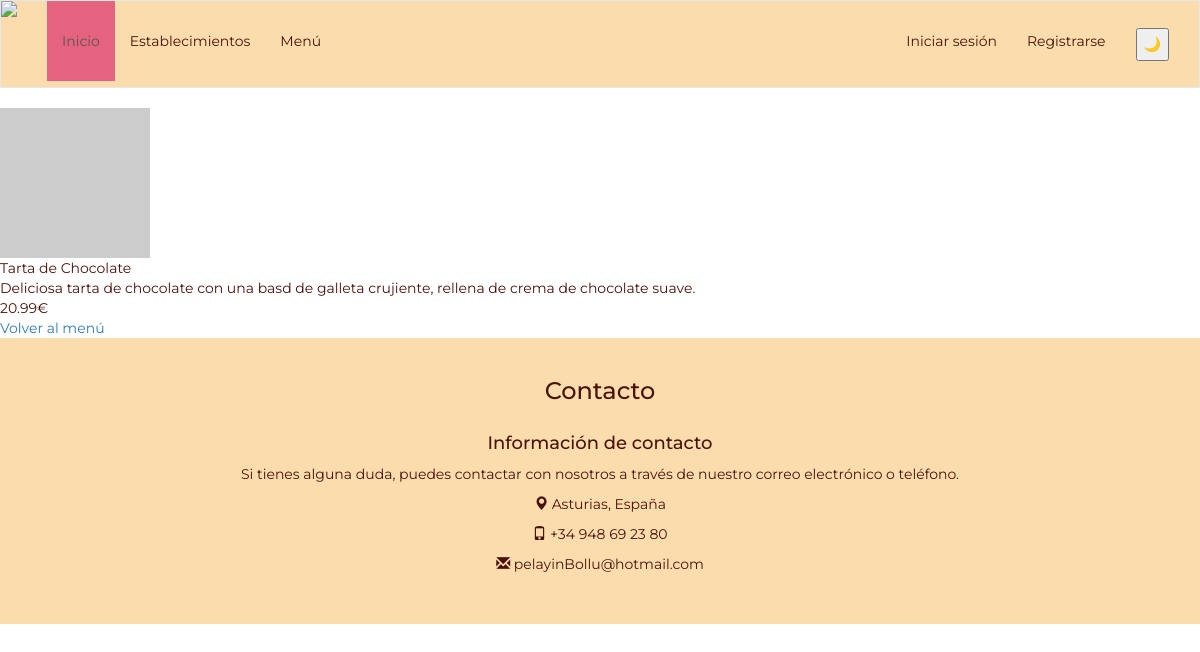
The page /pagina_destino.php?id=3 on the database its author committed.
### tables this page shows
CREATE TABLE `productos` (
  `id` int NOT NULL AUTO_INCREMENT,
  `nombre` varchar(45) DEFAULT NULL,
  `descripcion` varchar(255) DEFAULT NULL,
  `precio` decimal(4,2) DEFAULT NULL,
  `categorias_id` int NOT NULL,
  `imagen` longblob,
  PRIMARY KEY (`id`),
  KEY `fk_Productos_Categorias_idx` (`categorias_id`),
  CONSTRAINT `fk_Productos_Categorias` FOREIGN KEY (`categorias_id`) REFERENCES `categorias` (`id`)
);

### pagina_destino.php (the view, shortened to what this page needs)
<?php
include 'includes/templates/header.php';
$bd = conectarDB();
if (isset($_GET['id'])) {
    $idProducto = $_GET['id'];
    $consulta = $bd->prepare("SELECT id, nombre, descripcion, precio, imagen FROM productos WHERE id = ?");
    $consulta->bind_param("i", $idProducto);
    $consulta->execute();
    $resultado = $consulta->get_result();
    $producto = $resultado->fetch_assoc();
    if ($producto) {
        ?>
        <body>
            <div class="producto-destino">
                <?php
                if (!empty($producto['imagen'])) {
                    echo "<div class='celda-imagen-destino'><img class='imagen-producto-destino' src='../imagenes/" . $producto['imagen'] . "'></div>";
                } else {
                    echo "<div class='celda-imagen'-destino><img class='imagen-producto-destino' src='https://via.placeholder.com/150'></div>";
                }
                ?>
                <div class="celda-nombre-destino">
                    <?= isset($producto['nombre']) ? $producto['nombre'] : '' ?>
                </div>
                <div class="celda-descripcion-destino">
                    <?= isset($producto['descripcion']) ? $producto['descripcion'] : '' ?>
                </div>
                <div class="celda-precio-destino">
                    <?= isset($producto['precio']) ? $producto['precio'] : '' ?>€
                </div>
                <div>
                    <a href="menu.php">Volver al menú</a>
                </div>
            </div>
        </body>
        <?php
    } else {
        echo "Producto no encontrado";
    }
} else {
    echo "ID de producto no proporcionado";
}
include 'includes/templates/footer.php';
?>

### styles/index.css (style rules this page uses)
* { box-sizing: border-box; }
body { font-family: 'Montserrat', sans-serif; background-image: url("https://res.cloudinary.com/dbqqjaqqa/image/upload/v1490097089/bg_ftta6d.png"); color: #49130c; }

### rows shown on the page
productos: nombre "Tarta de Chocolate", descripcion "Deliciosa tarta de chocolate con una basd de galleta crujiente, rellena de crema de chocolate suave.", precio "20.99"
